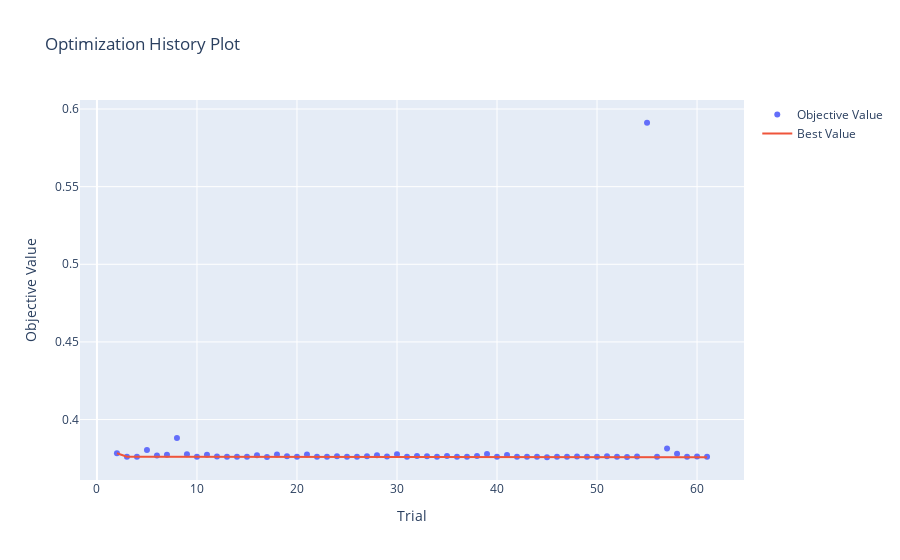
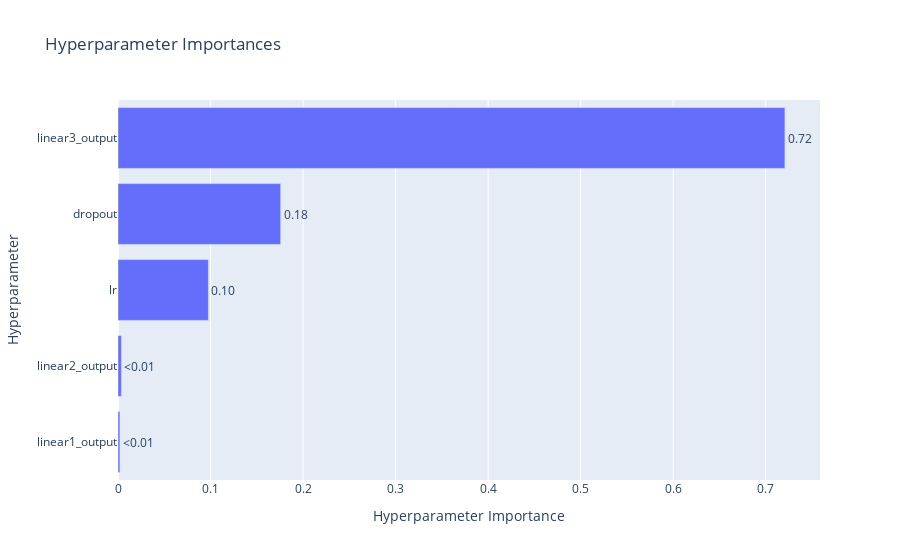
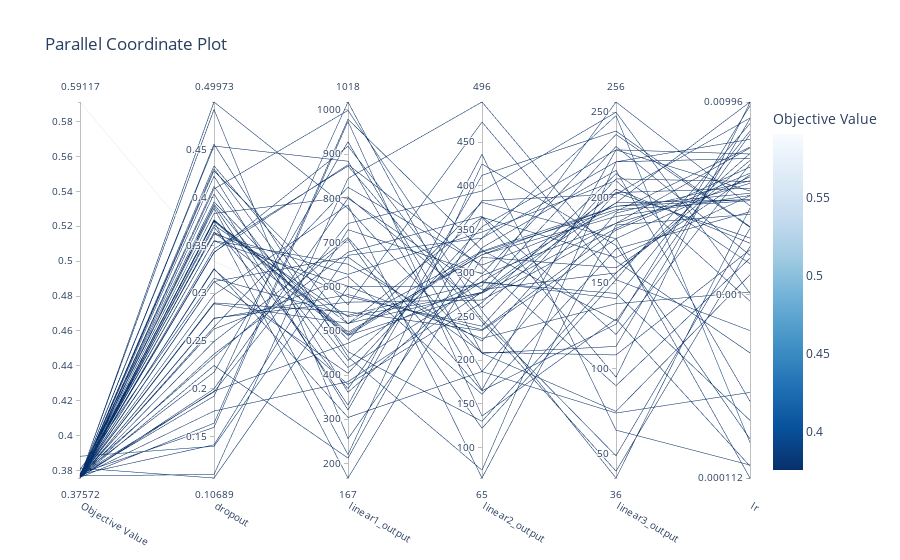

The cell these charts' notebook holds for them, in order:
### Code cell
# visualize the study
optuna.visualization.plot_optimization_history(study).show()

optuna.visualization.plot_param_importances(study).show()

optuna.visualization.plot_parallel_coordinate(study).show()
